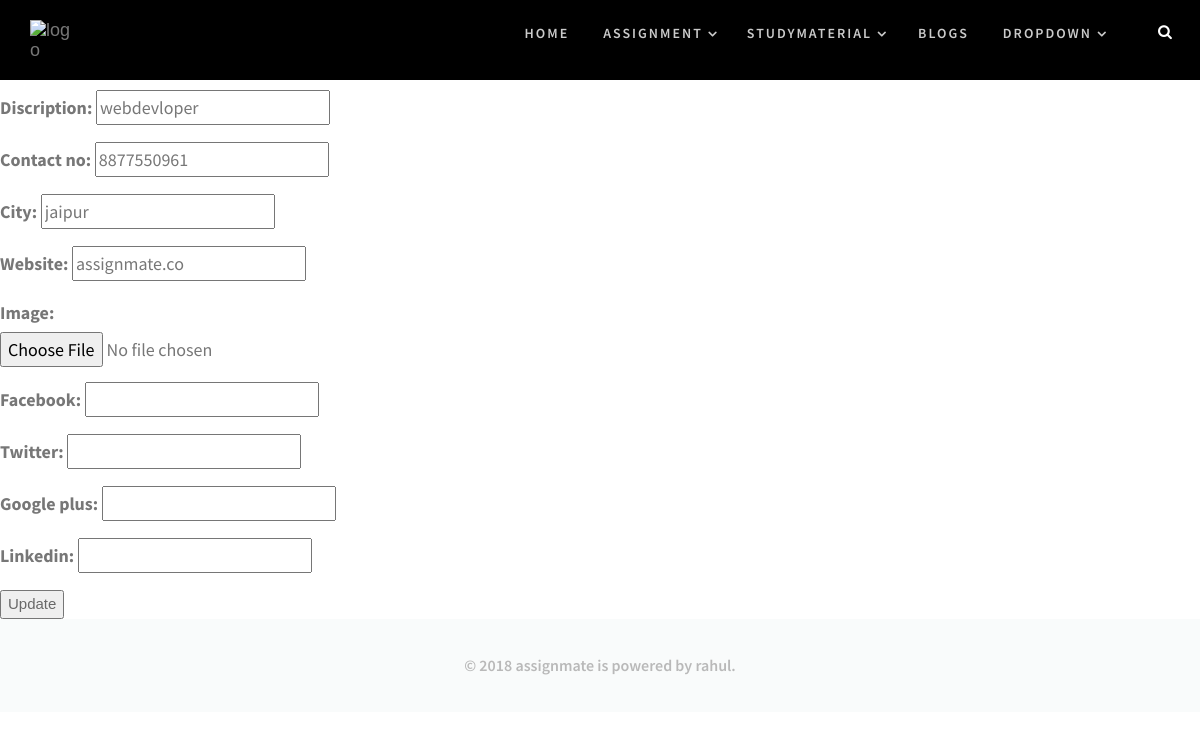
/accounts/profile/update/2 (signed in), run on the app's committed database.
### accounts/models.py (models this page shows, shortened)
class UserAccount(models.Model):
    user=models.OneToOneField(User,on_delete=models.CASCADE)
    discription=models.CharField(max_length=50)
    contact_no=models.CharField(max_length=15)
    city=models.CharField(max_length=20)
    website=models.CharField(max_length=20)
    image=models.ImageField(upload_to='profile_image',blank=True)
    follower=models.ManyToManyField(User,related_name='is_following',blank=True)
    facebook=models.CharField(max_length=50,blank=True)
    instagram = models.CharField(max_length=50, blank=True)
    twitter=models.CharField(max_length=50,blank=True)
    google_plus = models.CharField(max_length=50, blank=True)
    linkedin = models.CharField(max_length=50, blank=True)
    objects = UserAccountManager()

### accounts/views.py (the view)
# urls.py: path('profile/update/<pk>',views.UseraccountUpdate.as_view(),name='update_profile'),
class UseraccountUpdate(UpdateView):
    model = UserAccount
    fields = ['discription','contact_no','city','website','image','facebook','twitter','google_plus','linkedin']
    template_name_suffix = '_update_form'
    success_url = reverse_lazy('accounts:view_profile')

### accounts/models.py (called while the page is built)
    def get_queryset(self):
        return UserAccountQuerySet(self.model,using=self._db)

### accounts/templates/accounts/useraccount_update_form.html (shortened to what this page needs)
{% extends 'accounts/base.html'%}
{% block body %}
<form method="post" enctype="multipart/form-data">
    {{ form.as_p }}
    <input type="submit" value="Update" />
</form>
{% endblock %}

### accounts/static/accounts/css/style.css (style rules this page uses)
a, input, button, select, textarea { outline: none; }
body { margin: 0; font-size: 14px; color: #686868; -webkit-font-smoothing: antialiased; -moz-osx-font-smoothing: grayscale; overflow-x: hidden; word-wrap: break-word; font-family: 'Playfair Display', serif; }
p { font-size: 18px; line-height: 29px; margin: 0 0 15px; color: #777777; font-family: 'Source Sans Pro', sans-serif; }

### accounts/static/accounts/css/w3.css (style rules this page uses)
*,*:before,*:after { box-sizing:inherit }
html { -ms-text-size-adjust:100%;-webkit-text-size-adjust:100% }
body { margin:0 }
button,input,select,textarea { font:inherit;margin:0 }
button,input { overflow:visible }
button,html [type=button],[type=reset],[type=submit] { -webkit-appearance:button }
html,body { font-family:Verdana,sans-serif;font-size:15px;line-height:1.5 }
html { overflow-x:hidden }

### accounts/templates/accounts/base.html (style rules this page uses)
* { box-sizing: border-box; }

### data on the page
UserAccount: discription "webdevloper", contact_no "8877550961", city "jaipur", website "assignmate.co"
